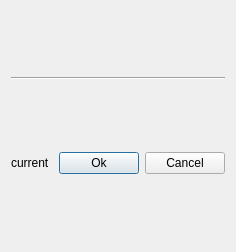
<?xml version="1.0" encoding="UTF-8"?>
<ui version="4.0">
 <class>ColorChangeDialog</class>
 <widget class="QDialog" name="ColorChangeDialog">
  <property name="geometry">
   <rect>
    <x>0</x>
    <y>0</y>
    <width>236</width>
    <height>252</height>
   </rect>
  </property>
  <property name="windowTitle">
   <string>Dialog</string>
  </property>
  <layout class="QVBoxLayout" name="verticalLayout">
   <item>
    <layout class="QHBoxLayout" name="horizontalLayout"/>
   </item>
   <item>
    <layout class="QHBoxLayout" name="horizontalLayout_2"/>
   </item>
   <item>
    <layout class="QHBoxLayout" name="horizontalLayout_3"/>
   </item>
   <item>
    <layout class="QHBoxLayout" name="horizontalLayout_4"/>
   </item>
   <item>
    <layout class="QHBoxLayout" name="horizontalLayout_5"/>
   </item>
   <item>
    <widget class="Line" name="line">
     <property name="orientation">
      <enum>Qt::Horizontal</enum>
     </property>
    </widget>
   </item>
   <item>
    <layout class="QHBoxLayout" name="horizontalLayout_6">
     <item>
      <widget class="QLabel" name="label_26">
       <property name="text">
        <string>current</string>
       </property>
      </widget>
     </item>
     <item>
      <widget class="QPushButton" name="pushButton">
       <property name="text">
        <string>Ok</string>
       </property>
      </widget>
     </item>
     <item>
      <widget class="QPushButton" name="pushButton_2">
       <property name="text">
        <string>Cancel</string>
       </property>
      </widget>
     </item>
    </layout>
   </item>
  </layout>
 </widget>
 <resources/>
 <connections/>
</ui>
